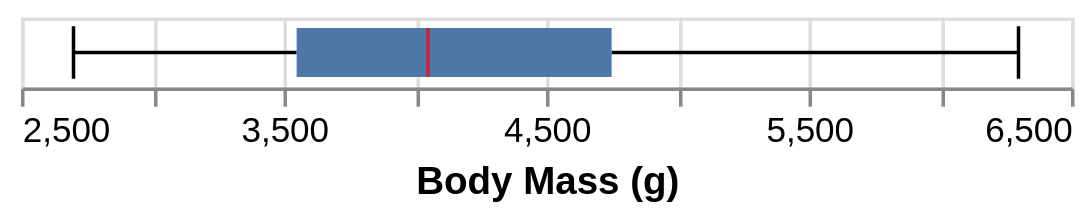

Source (Vega-Lite JSON):
### Vega-Lite specification from a JSON file in a GitHub repository (floating-point values rounded to 4 significant figures; data arrays with more than 128 entries replaced by an {"elided": "..."} marker saying what was removed)
{"$schema": "https://vega.github.io/schema/vega-lite/v4.json", "description": "A horizontal box plot showing median and lower and upper quartiles of the distribution of body mass of penguins.", "data": {"values": {"elided": "344 records"}}, "mark": {"type": "boxplot", "extent": 1.5, "median": {"color": "red"}, "ticks": true}, "encoding": {"x": {"field": "Body Mass (g)", "type": "quantitative", "scale": {"zero": false}}}}
